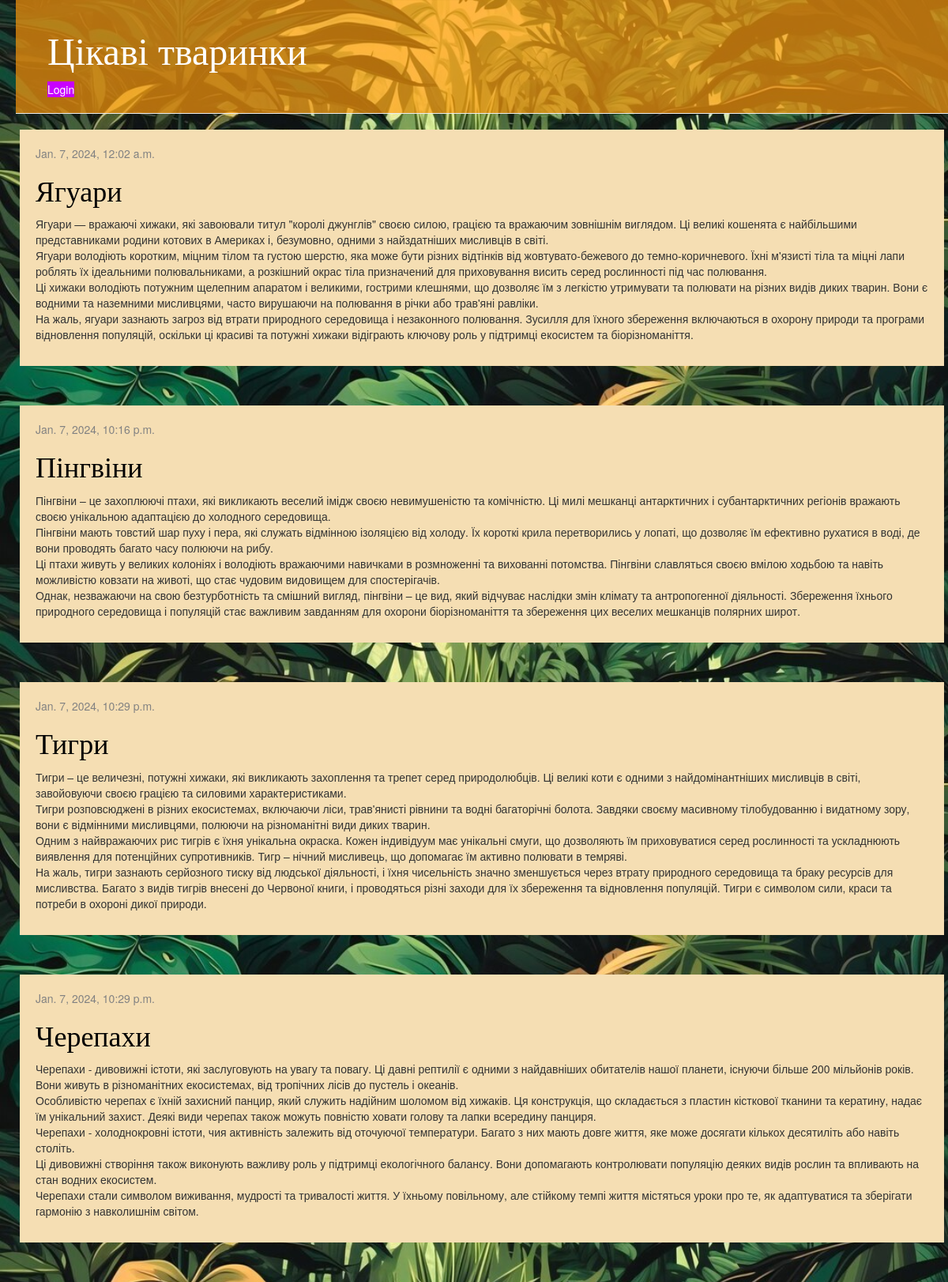
The page / on the database its author committed.
### blog/models.py (models this page shows, shortened)
class Post(models.Model):
    author = models.ForeignKey(settings.AUTH_USER_MODEL, on_delete=models.CASCADE)
    title = models.CharField(max_length=200)
    text = models.TextField()
    created_date = models.DateTimeField(default=timezone.now)
    published_date = models.DateTimeField(blank=True, null=True)

### blog/views.py (the view)
# urls.py: path('', views.post_list, name='post_list'),
def post_list(request):
    posts = Post.objects.filter(published_date__lte=timezone.now()).order_by('published_date')
    return render(request, 'blog/post_list.html', {'posts': posts})

### blog/templates/blog/post_list.html (shortened to what this page needs)
{% extends 'blog/base.html' %}
{% load static %}
        {% block content %}
            {% for post in posts %}
                <div class="post">
                    <div class="date">
                        {{ post.published_date }}
                    </div>
                    <h1><a href="{% url 'blog:post_detail' pk=post.pk %}">{{ post.title }}</a></h1>
                    <p>{{ post.text|linebreaksbr }}</p>
                </div>
            {% endfor %}
        {% endblock %}

### blog/templates/blog/base.html (shortened to what this page needs)
{% load static %}
<html>
    <head>
        <link rel="stylesheet" href="//maxcdn.bootstrapcdn.com/bootstrap/3.2.0/css/bootstrap.min.css">
        <link rel="stylesheet" href="//maxcdn.bootstrapcdn.com/bootstrap/3.2.0/css/bootstrap-theme.min.css">
        <link rel="stylesheet" href="{% static 'css/blog.css' %}">
    </head>
    <body >
        <div class="page-header">
            <h1><a href="/">Цікаві тваринки</a></h1>
            {% if user.is_authenticated %}
              <a class="nav-link" href="/logout" style="background-color: #c800ff; color: #ffffff;">Logout</a>
              <a class="nav-link" href="#" style="background-color: #c800ff; color: #ffffff;">Welcome, {{user.username}}</a>
            {% else %}
              <a href="/login" style="background-color: #c800ff; color: #ffffff;">Login</a>
            {% endif %}
        </div>
        <div class="content container">
            <div class="row">
                    {% block content %}
                    {% endblock %}
            </div>
        </div>
    </body>
</html>

### blog/static/css/blog.css (style rules this page uses)
body { padding-left: 20px; background-image: url("jungle.jpg"); background-size: contain ; }
h1 a { color: #FCA205; font-family: 'Lobster'; }
.page-header { background-color: #ff9a0cae; margin-top: 0; padding: 20px 20px 20px 40px; }
.page-header h1, .page-header h1 a, .page-header h1 a:visited, .page-header h1 a:active { color: #ffffff; font-size: 36pt; text-decoration: none; }
.content { margin-left: 5px; }
h1, h2, h3, h4 { font-family: 'Lobster', cursive; }
.date { color: #828282; }
.post { margin-bottom: 50px; background-color: wheat; padding: 20px }
.post h1 a, .post h1 a:visited { color: #000000; }

### rows shown on the page
Post: published_date "Jan. 7, 2024, 12:02 a.m.", title "Ягуари", text "Ягуари — вражаючі хижаки, які завоювали титул \"королі джунглів\" своєю силою, грацією та вражаючим зовнішнім виглядом. Ці великі кошенята є найбільшими представниками родини котових в Америках і, безумовно, одними з найздатніших мисливців в світі. Ягуари володіють коротким, міцним тілом та густою шерстю, яка може бути різних відтінків від жовтувато-бежевого до темно-коричневого. Їхні м'язисті тіла та міцні лапи роблять їх ідеальними полювальниками, а розкішний окрас тіла призначений для приховування висить серед рослинності під час полювання. Ці хижаки володіють потужним щелепним апаратом і великими, гострими клешнями, що дозволяє їм з легкістю утримувати та полювати на різних видів диких…"
Post: published_date "Jan. 7, 2024, 10:16 p.m.", title "Пінгвіни", text "Пінгвіни – це захоплюючі птахи, які викликають веселий імідж своєю невимушеністю та комічністю. Ці милі мешканці антарктичних і субантарктичних регіонів вражають своєю унікальною адаптацією до холодного середовища. Пінгвіни мають товстий шар пуху і пера, які служать відмінною ізоляцією від холоду. Їх короткі крила перетворились у лопаті, що дозволяє їм ефективно рухатися в воді, де вони проводять багато часу полюючи на рибу. Ці птахи живуть у великих колоніях і володіють вражаючими навичками в розмноженні та вихованні потомства. Пінгвіни славляться своєю вмілою ходьбою та навіть можливістю ковзати на животі, що стає чудовим видовищем для спостерігачів. Однак, незважаючи на свою…"
Post: published_date "Jan. 7, 2024, 10:29 p.m.", title "Тигри", text "Тигри – це величезні, потужні хижаки, які викликають захоплення та трепет серед природолюбців. Ці великі коти є одними з найдомінантніших мисливців в світі, завойовуючи своєю грацією та силовими характеристиками. Тигри розповсюджені в різних екосистемах, включаючи ліси, трав'янисті рівнини та водні багаторічні болота. Завдяки своєму масивному тілобудованню і видатному зору, вони є відмінними мисливцями, полюючи на різноманітні види диких тварин. Одним з найвражаючих рис тигрів є їхня унікальна окраска. Кожен індивідуум має унікальні смуги, що дозволяють їм приховуватися серед рослинності та ускладнюють виявлення для потенційних супротивників. Тигр – нічний мисливець, що допомагає їм активно…"
Post: published_date "Jan. 7, 2024, 10:29 p.m.", title "Черепахи", text "Черепахи - дивовижні істоти, які заслуговують на увагу та повагу. Ці давні рептилії є одними з найдавніших обитателів нашої планети, існуючи більше 200 мільйонів років. Вони живуть в різноманітних екосистемах, від тропічних лісів до пустель і океанів. Особливістю черепах є їхній захисний панцир, який служить надійним шоломом від хижаків. Ця конструкція, що складається з пластин кісткової тканини та кератину, надає їм унікальний захист. Деякі види черепах також можуть повністю ховати голову та лапки всередину панциря. Черепахи - холоднокровні істоти, чия активність залежить від оточуючої температури. Багато з них мають довге життя, яке може досягати кількох десятиліть або навіть століть. Ці…"
